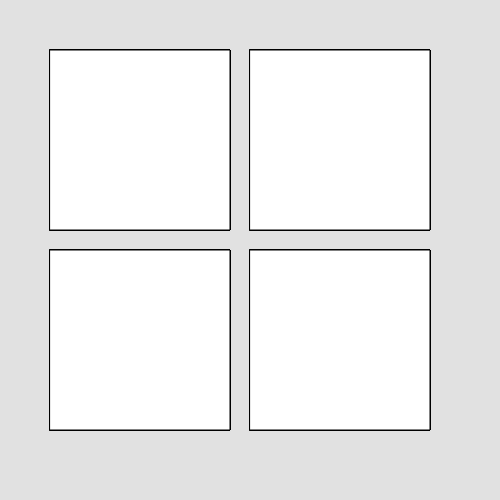
Frame 1 (no input)
Frame 60 (no input): identical to frame 1, image omitted
Frame 120 (the mouse pressed at the canvas centre since frame 60): identical to frame 1, image omitted

The p5.js sketch that drew this single still picture (run headless with seeded random() and noise() and a simulated clock; from frame 60 on, the mouse is pressed at the canvas centre):

// p5.js sketch
// ── sketch.js
let barCharts = [];

function setup(){
	createCanvas(500,500);
	for(let i = 0; i < 10; i++){
		let xPos = random(0,500);
		let yPos = random(0,500);
		let chartHeight = random(30,70);
		let chartWidth = random(30,70);
		barCharts.push(new BarChart(180, 180, 50, 50));
		barCharts.push(new BarChart(180, 180, 250, 50));
		barCharts.push(new BarChart(180, 180, 50, 250));
		barCharts.push(new BarChart(180, 180, 250, 250));
	};
};

function draw(){
	background(225);

	// for(let i = 0; i < barCharts.length; i++){
	// 	barCharts[i].render();
	// };

	barCharts.forEach(bar => bar.render());   //neater version

};
// ── BarChart.js
class BarChart {
	constructor(_chartWidth, _chartHeight, _xPos, _yPos){
		this.chartWidth = _chartWidth;
		this.chartHeight = _chartHeight;
		this.xPos = _xPos; 
		this.yPos = _yPos; 
	}

	render(){
		rect(this.xPos, this.yPos, this.chartWidth, this.chartHeight);
	}

}
